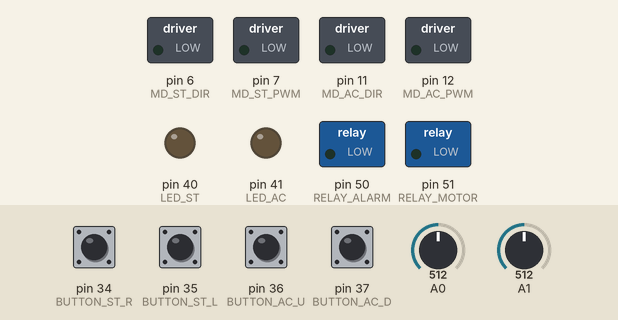
Simulated run of this sketch. Board: Arduino Mega 2560, built with avr-gcc and run on an emulated ATmega2560. On the bench: switched loads named in the sketch (green lamp = pin HIGH), output pins drawn as LEDs (lit = HIGH). The inputs (shaded band) are chosen by the test bench; at power-on: pin 34 (BUTTON_ST_R), pin 35 (BUTTON_ST_L), pin 36 (BUTTON_AC_U), pin 37 (BUTTON_AC_D) LOW, A0 = 512, A1 = 512. What the sketch prints to the serial monitor is not drawn.

Above: at 1.2 s.
1.3 s: pin 34 (BUTTON_ST_R) pulled HIGH for 0.15 s
At 1.39 s:
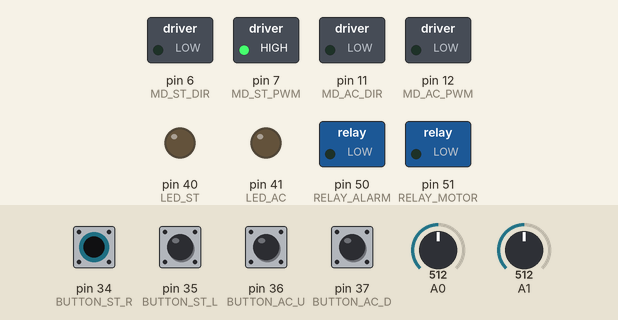
2.9 s: pin 35 (BUTTON_ST_L) pulled HIGH for 0.15 s
At 3.01 s:
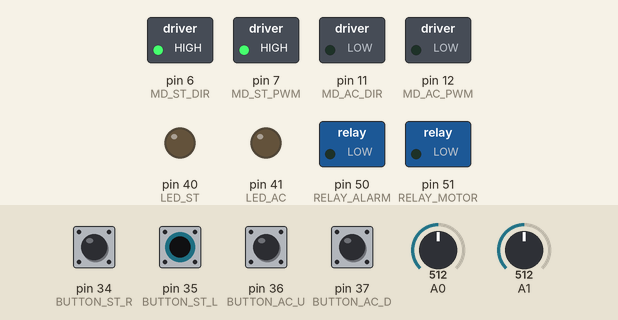
4.5 s: pin 36 (BUTTON_AC_U) pulled HIGH for 0.15 s
At 4.58 s:
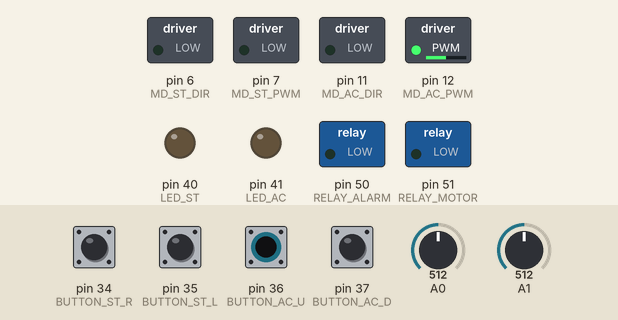
6.1 s: pin 37 (BUTTON_AC_D) pulled HIGH for 0.15 s
At 6.2 s:
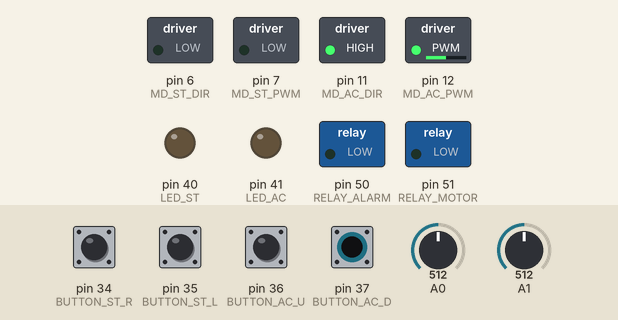
7.7 s: A0 set to 1023
10.7 s: pin 35 (BUTTON_ST_L) pulled HIGH for 1 s
At 11.5 s:
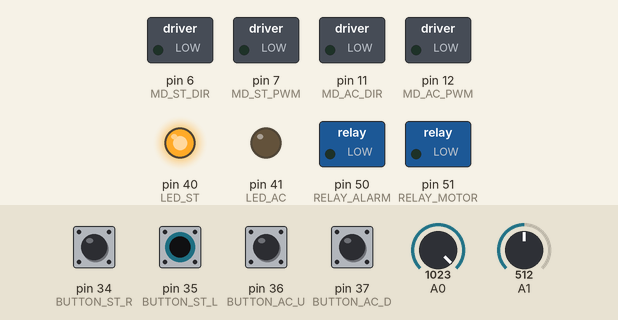
Timing chart, 0 to 13.7 s (numbered marks = the images above; inputs shaded):
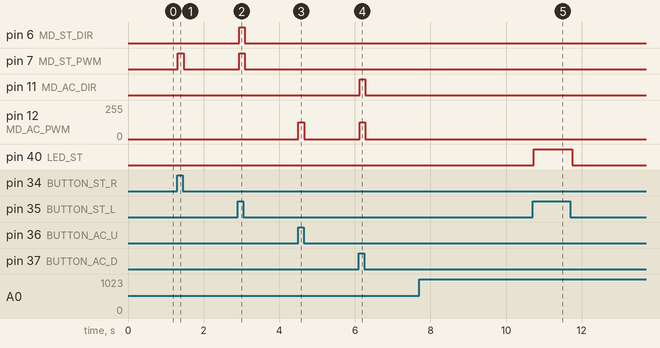

Measured:
- after the input at 1.3 s, pin 7 (MD_ST_PWM): LOW → HIGH at once, → LOW 0.15 s later
- after the input at 2.9 s, pin 6 (MD_ST_DIR), pin 7 (MD_ST_PWM): LOW → HIGH at once, → LOW 0.15 s later
- after the input at 4.5 s, pin 12 (MD_AC_PWM): 0/255 → 127/255 at once, → 0/255 0.15 s later
- after the input at 6.1 s, pin 11 (MD_AC_DIR): LOW → HIGH at once, → LOW 0.15 s later; pin 12 (MD_AC_PWM): 0/255 → 127/255 at once, → 0/255 0.15 s later
- after the input at 7.7 s, every drawn part: stays the same
- after the input at 10.7 s, pin 40 (LED_ST): LOW → HIGH at once, → LOW 1.0 s later

The sketch:

manualmode.ino
```cpp
//st:steering ac:accel pm:potentiometer

#define SPEED_ST 255    //stモーター速度 (0-255)
#define SPEED_AC 127    //acモーター速度
#define PM_ST_N 400     //was 555 //直進時のst pm値 //565 250
#define PM_ST_LIMR 200  //PM_ST_Nと右操舵限度のpm値の差
#define PM_ST_LIML 290  //PM_ST_Nと左操舵限度のpm値の差
#define PM_AC_N 290     //停止時のac pm値290
#define PM_AC_LIMU 390  //PM_AC_Nとアクセル踏込限度のpm値の差
#define PM_AC_LIMD 20   //PM_AC_Nとアクセル戻し限度のpm値の差

const int BUTTON_ST_R = 34;  //右操舵ボタン
const int BUTTON_ST_L = 35;  //左操舵ボタン
const int BUTTON_AC_U = 36;  //加速ボタン
const int BUTTON_AC_D = 37;  //減速ボタン

//モータードライバ接続ピン DIR:回転方向 PWM:回転速度
const int MD_ST_DIR = 6;
const int MD_ST_PWM = 7;
const int MD_AC_DIR = 11;
const int MD_AC_PWM = 12;

//操作限度を示すLED接続ピン
const int LED_ST = 40;
const int LED_AC = 41;

const int RELAY_ALARM = 50;
const int RELAY_MOTOR = 51;

////テスト用（Uno）
//const int BUTTON_ST_R = 32; //右操舵ボタン
//const int BUTTON_ST_L = 33; //左操舵ボタン
//const int BUTTON_AC_U = 2; //加速ボタン
//const int BUTTON_AC_D = 3; //減速ボタン
//
////モータードライバ接続ピン DIR:回転方向 PWM:回転速度
//const int MD_ST_DIR = 5;
//const int MD_ST_PWM = 6;
//const int MD_AC_DIR = 10;
//const int MD_AC_PWM = 11;
//
////操作限度を示すLED接続ピン
//const int LED_ST = 12;
//const int LED_AC = 13;

int pm_st = 0, pm_ac = 0;                                        //pm読み値
int push_st_r = 0, push_st_l = 0, push_ac_u = 0, push_ac_d = 0;  //操作ボタンの状態
int sig_st_r = 0, sig_st_l = 0, sig_ac_u = 0, sig_ac_d = 0;      //モーター操作信号
int light_st = 0, light_ac = 0;                                  //LED操作信号

void setup() {
  Serial.begin(9600);

  pinMode(BUTTON_ST_R, INPUT);
  pinMode(BUTTON_ST_L, INPUT);
  pinMode(BUTTON_AC_U, INPUT);
  pinMode(BUTTON_AC_D, INPUT);

  pinMode(MD_ST_DIR, OUTPUT);
  pinMode(MD_ST_PWM, OUTPUT);
  pinMode(MD_AC_DIR, OUTPUT);
  pinMode(MD_AC_PWM, OUTPUT);

  pinMode(LED_ST, OUTPUT);
  pinMode(LED_AC, OUTPUT);

  pinMode(RELAY_ALARM, OUTPUT);
  pinMode(RELAY_MOTOR, OUTPUT);

  digitalWrite(RELAY_ALARM, LOW);
  digitalWrite(RELAY_MOTOR, LOW);
}

void loop() {
  //各ポテンショメータの値を参照
  pm_st = analogRead(0);
  pm_ac = analogRead(1);

  //各プッシュボタンの状態を保存
  push_st_r = digitalRead(BUTTON_ST_R);
  push_st_l = digitalRead(BUTTON_ST_L);
  push_ac_u = digitalRead(BUTTON_AC_U);
  push_ac_d = digitalRead(BUTTON_AC_D);

  //操作信号初期化
  light_st = 0;
  light_ac = 0;
  sig_st_r = 0;
  sig_st_l = 0;
  sig_ac_u = 0;
  sig_ac_d = 0;

  //プッシュボタン:操舵右の処理
  //操作限度の場合LEDを点灯し操作しない
  //操作可能な場合モーターを駆動
  if (push_st_r == HIGH) {
    if (pm_st < PM_ST_N - PM_ST_LIMR) {
      light_st = 1;
    } else {
      sig_st_r = 1;
    }
  }

  //プッシュボタン:操舵左の処理
  else if (push_st_l == HIGH) {
    if (pm_st > PM_ST_N + PM_ST_LIML) {
      light_st = 1;
    } else {
      sig_st_l = 1;
    }
  }

  //プッシュボタン:アクセル加速の処理
  else if (push_ac_u == HIGH) {
    if (pm_ac > PM_AC_N + PM_AC_LIMU) {
      light_ac = 1;
    } else {
      sig_ac_u = 1;
    }
  }

  //プッシュボタン:アクセル減速の処理
  else if (push_ac_d == HIGH) {
    if (pm_ac < PM_AC_N - PM_AC_LIMD) {
      light_ac = 1;
    } else {
      sig_ac_d = 1;
    }
  }

  //信号に従いSTモーターを操作
  if (sig_st_r == HIGH) {
    digitalWrite(MD_ST_DIR, LOW);
    analogWrite(MD_ST_PWM, SPEED_ST);
    Serial.println("右操舵");
  }

  else if (sig_st_l == HIGH) {
    digitalWrite(MD_ST_DIR, HIGH);
    analogWrite(MD_ST_PWM, SPEED_ST);
    Serial.println("左操舵");
  }

  else {
    analogWrite(MD_ST_PWM, 0);
    digitalWrite(MD_ST_DIR, LOW);
  }

  //信号に従いACモーターを操作
  if (sig_ac_u == HIGH) {
    digitalWrite(MD_AC_DIR, LOW);
    analogWrite(MD_AC_PWM, SPEED_AC);
    Serial.println("アクセル加速");
  }

  else if (sig_ac_d == HIGH) {
    digitalWrite(MD_AC_DIR, HIGH);
    analogWrite(MD_AC_PWM, SPEED_AC);
    Serial.println("アクセル減速");
  }

  else {
    analogWrite(MD_AC_PWM, 0);
    digitalWrite(MD_AC_DIR, LOW);
  }

  //信号に従いLEDを点灯
  if (light_st == HIGH) {
    digitalWrite(LED_ST, HIGH);
    Serial.println("stlim");
  } else {
    digitalWrite(LED_ST, LOW);
  }

  if (light_ac == HIGH) {
    digitalWrite(LED_AC, HIGH);
    Serial.println("aclim");
  } else {
    digitalWrite(LED_AC, LOW);
  }

  Serial.print(pm_st);
  Serial.print(",");
  Serial.println(pm_ac);

  delay(50);
}
```
